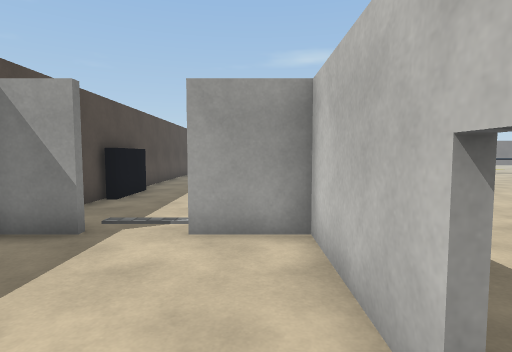
[1] (above)

24 first-person views from a walk through a Unity game level. The camera is 1.3 m above the floor, tilts 4° down and sees 80° across. Doors are open. The floor is counted in squares, 1 m on a side. Each view is taken from the middle of a square. On the plan, view 1 faces up. The plan holds only what a view shows up to about 14 squares ahead; the rest is blank. The place goes on beyond the plan. Some surface patterns are stand-ins.

[2]
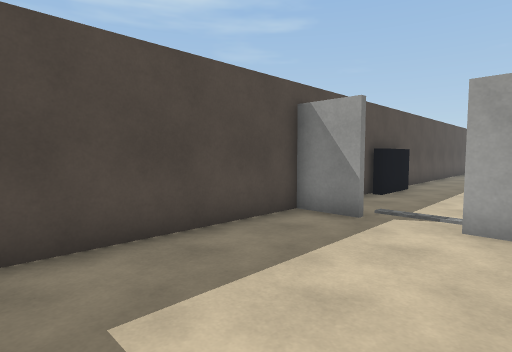

[3]
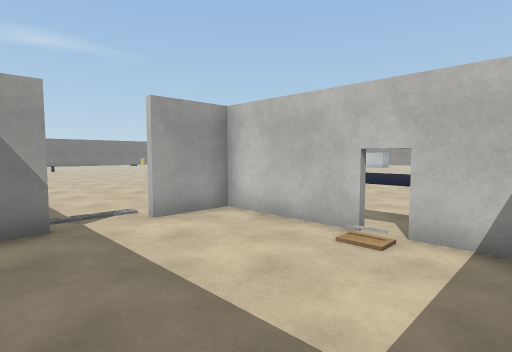

[4]
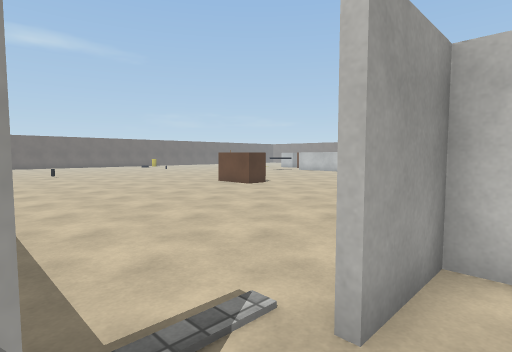

[5]
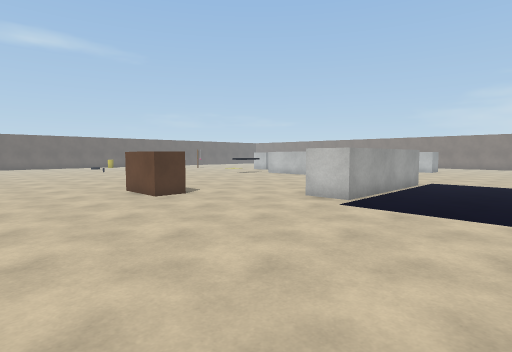

[6]
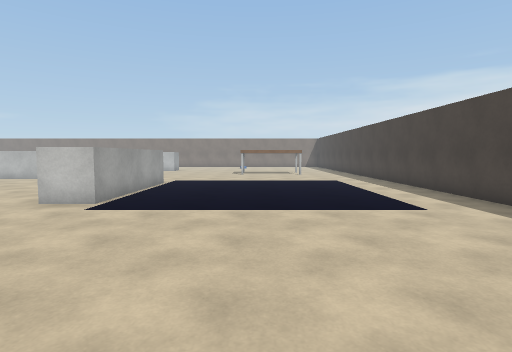

[7]
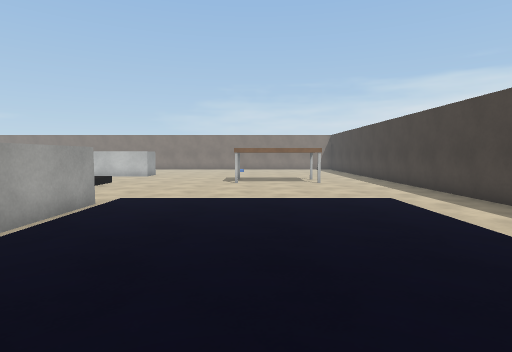

[8]
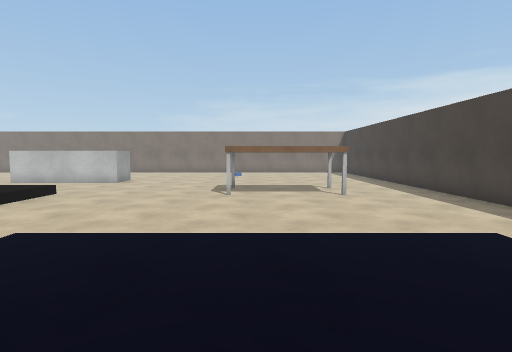

[9]
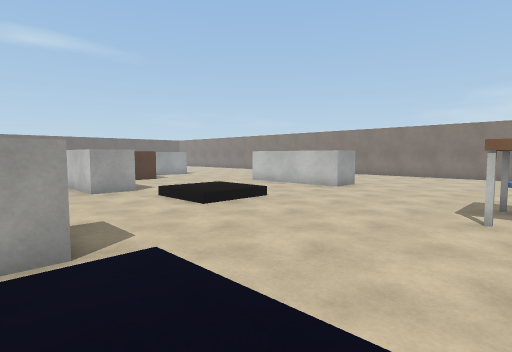

[10]
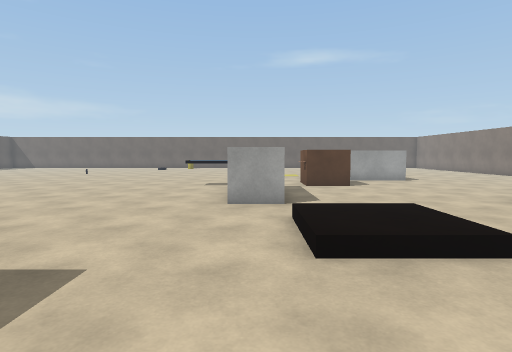

[11]
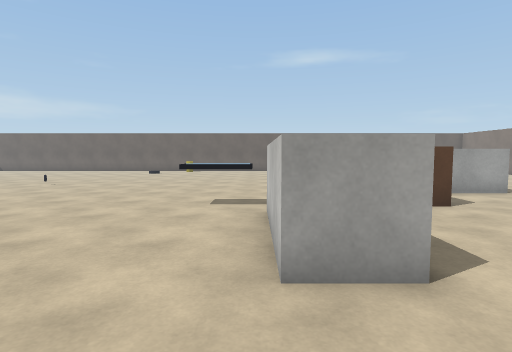

[12]
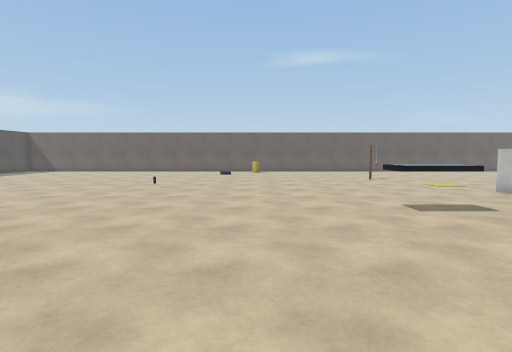

[13]
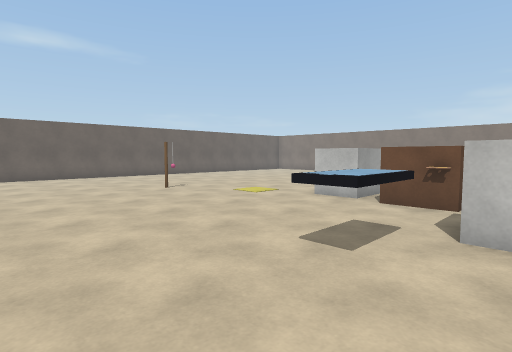

[14]
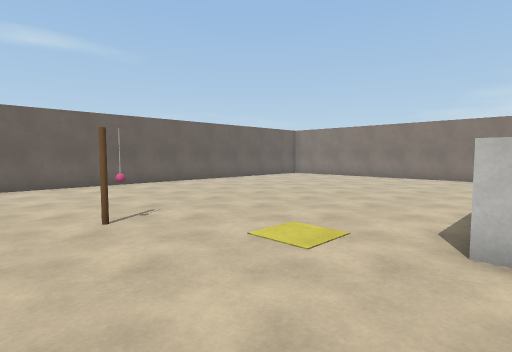

[15]
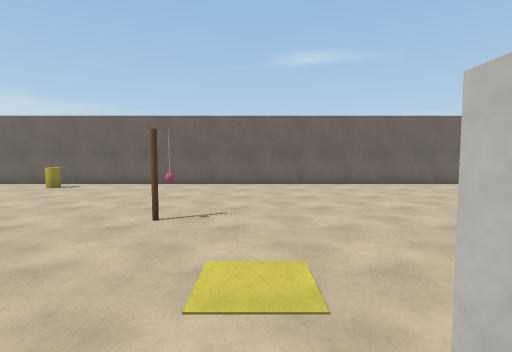

[16]
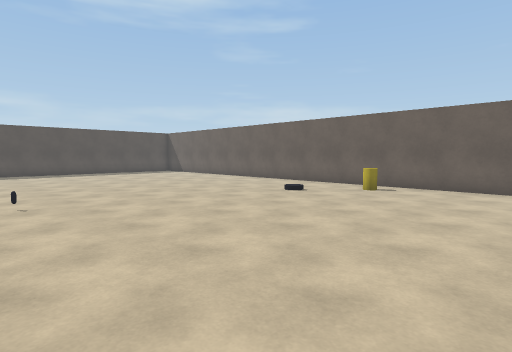

[17]
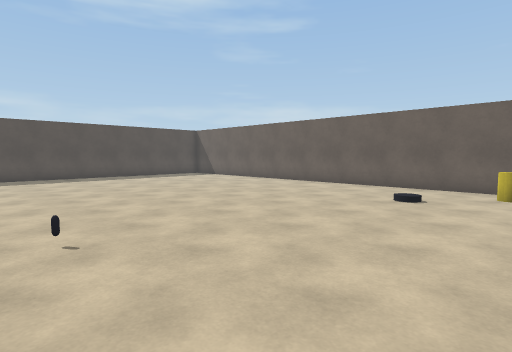

[18]
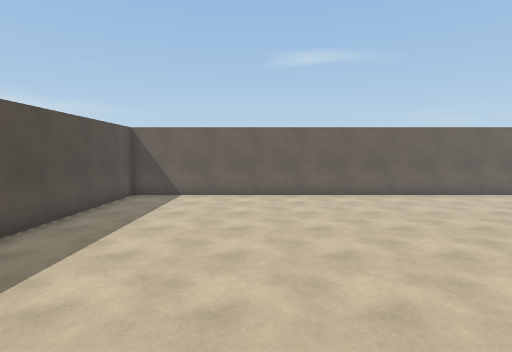

[19]
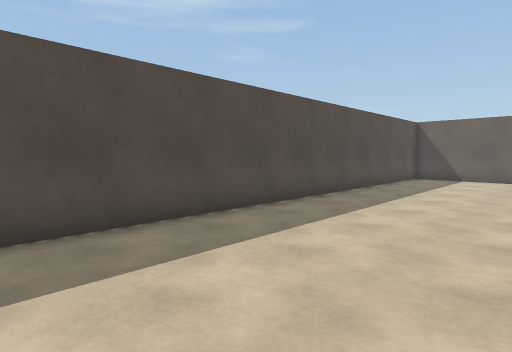

[20]
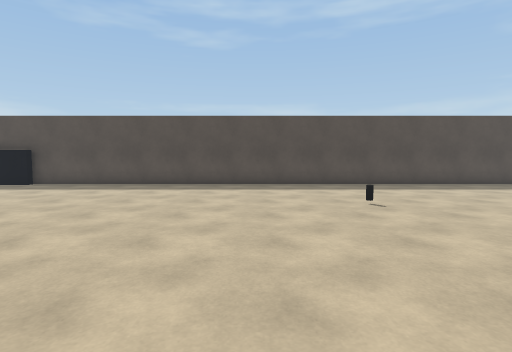

[21]
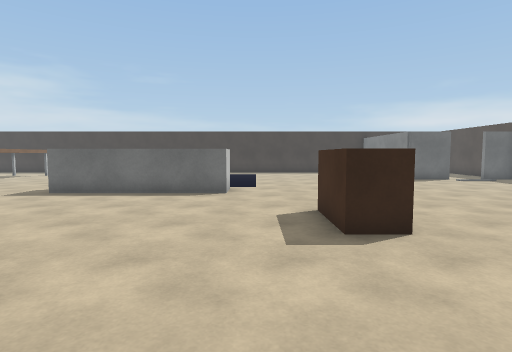

[22]
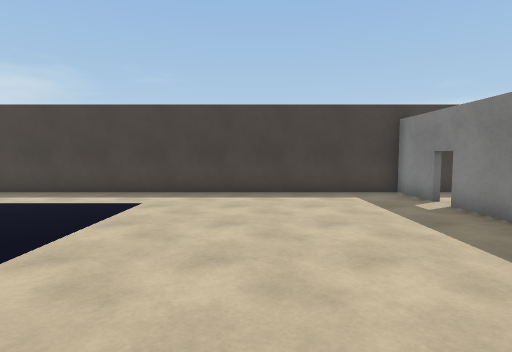

[23]
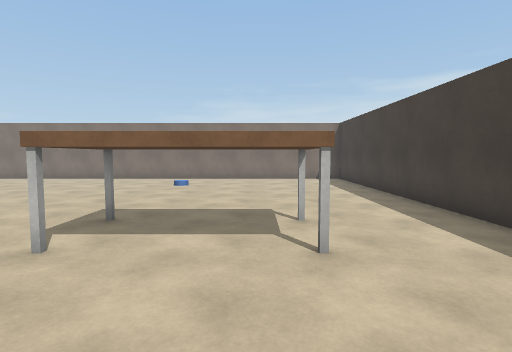

[24]
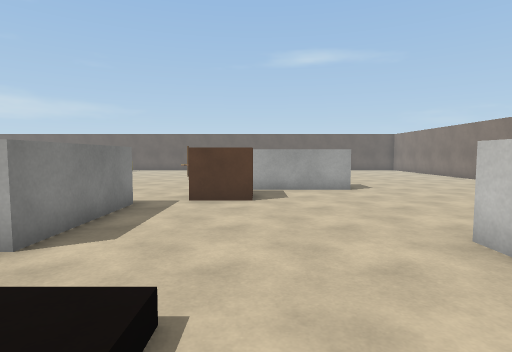

### Floor plan
Key: @ floor where view 1 was taken; # wall or solid block; . main floor; : floor 0.25 m higher than the main floor; / step, stairs or slope; D open door; ^ raised ledge; T thing the floor can be seen under or through; O other object.
Columns run from 5 left of view 1 to 31 right of it. Each row starts with its distance up from view 1.
 38 ####################################
 37 #...................................
 36 #.................O................
 35 #.................................
 34 #...............:.................
 33 #.................................
 32 #..................................
 31 #.......................O...........
 30 #.......................O............
 29 #....................................
 28 #....................................
 27 #....................................
 26 #.............O......................
 25 #..........................^^^^ .....
 24 #...../....................^    .....
 23 #..........................^^^^^.....
 22 #.......................... ........
 21 #....................OOO..O ........
 20 #......................O O.........
 19 #......................O O........
 18 #......................O O........
 17 #......................O O.......
 16 #...........O..........OOO.....^
 15 #...........O..................^
 14 #...........O..................^
 13 #..............................^   ..
 12 #..............................^^^...
 11 ##.............^^^^^^................
 10 ##.............^     ^...............
  9 ##..............^^^^^................
  8 #....................................
  7  ....................................
  6  ..........................OOO....../
  5 ##DDD##....................OOO.......
  4 #.....#....................OOO.......
  3 #.....T....................OOO.......
  2 #.....T....................OOO.......
  1 #.....T..............................
  0 #....@T..............................
 -1 #.....#..............................
 -2     #################################

Where each view was taken, in squares from view 1:
view 1: 0 up, 0 right, facing up
view 2: 1 down, 0 right, facing up-left
view 3: 1 down, 4 left, facing up-right
view 4: 4 up, 3 left, facing up-right
view 5: 5 up, 2 right, facing up-right
view 6: 5 up, 2 right, facing right
view 7: 5 up, 8 right, facing right
view 8: 5 up, 12 right, facing right
view 9: 5 up, 15 right, facing up-right
view 10: 8 up, 19 right, facing up
view 11: 13 up, 18 right, facing up
view 12: 14 up, 13 right, facing up
view 13: 19 up, 13 right, facing up-right
view 14: 24 up, 17 right, facing up-right
view 15: 24 up, 21 right, facing up
view 16: 25 up, 18 right, facing up-left
view 17: 25 up, 14 right, facing up-left
view 18: 24 up, 1 right, facing up
view 19: 20 up, 1 right, facing up-left
view 20: 21 up, 9 right, facing left
view 21: 21 up, 9 right, facing down
view 22: 9 up, 6 right, facing down
view 23: 3 up, 18 right, facing right
view 24: 12 up, 23 right, facing up
